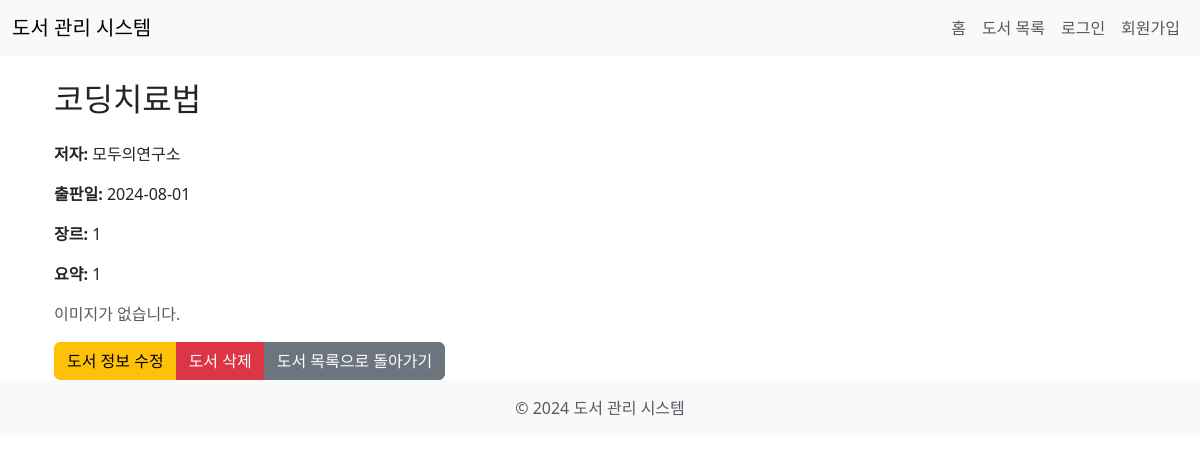
The page /books/6/ on the database its author committed.
### books/models.py (models this page shows, shortened)
class Book(models.Model):
    title = models.CharField(max_length=200, verbose_name='제목')
    author = models.CharField(max_length=100, verbose_name='저자')
    publication_date = models.DateField(verbose_name='출판일')
    genre = models.CharField(max_length=100, verbose_name='장르')
    summary = models.TextField(verbose_name='요약')
    image = models.ImageField(upload_to='book_images/', blank=True, null=True)  # 이미지 필드 추가
    class Meta:
        verbose_name = '도서'
        verbose_name_plural = '도서들'

### books/views.py (the view)
# urls.py: path('<int:pk>/', BookDetailView.as_view(), name='book_detail'),
class BookDetailView(DetailView):
    model = Book # 이 뷰에서 사용할 모델
    template_name = 'books/book_detail.html' # 랜더링할 템플릿 파일
    context_object_name = 'book' # 컨텍스트 객체 이름! 기본적으로 object를 사용함 book 변경

### templates/books/book_detail.html (shortened to what this page needs)
{% extends 'base.html' %}
{% block content %}
    <div class="container mt-4">
        <h2 class="mb-4">{{ book.title }}</h2>
        <p><strong>저자:</strong> {{ book.author }}</p>
        <p><strong>출판일:</strong> {{ book.publication_date|date:"Y-m-d" }}</p>
        <p><strong>장르:</strong> {{ book.genre }}</p>
        <p><strong>요약:</strong> {{ book.summary }}</p>
        {% if book.image %}
            <img src="{{ book.image.url }}" alt="{{ book.title }} 이미지" class="img-fluid rounded mt-3 mb-4">
        {% else %}
            <p class="text-muted">이미지가 없습니다.</p>
        {% endif %}
        <div class="btn-group" role="group">
            <a href="{% url 'books:book_update' book.pk %}" class="btn btn-warning">도서 정보 수정</a>
            <a href="{% url 'books:book_delete' book.pk %}" class="btn btn-danger">도서 삭제</a>
            <a href="{% url 'books:book_list' %}" class="btn btn-secondary">도서 목록으로 돌아가기</a>
        </div>
    </div>
{% endblock %}

### rows shown on the page
Book: title "코딩치료법", author "모두의연구소", publication_date "2024-08-01", genre "1", summary "1"
